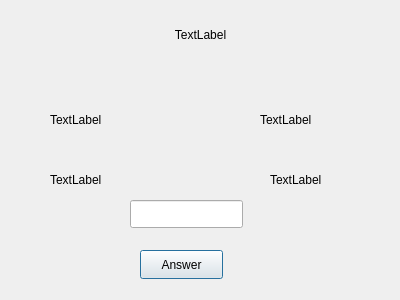
<?xml version="1.0" encoding="UTF-8"?>
<ui version="4.0">
 <class>GeoTest1</class>
 <widget class="QDialog" name="GeoTest1">
  <property name="geometry">
   <rect>
    <x>0</x>
    <y>0</y>
    <width>400</width>
    <height>300</height>
   </rect>
  </property>
  <property name="windowTitle">
   <string>Dialog</string>
  </property>
  <widget class="QLabel" name="QuestionLabel">
   <property name="geometry">
    <rect>
     <x>10</x>
     <y>9</y>
     <width>381</width>
     <height>51</height>
    </rect>
   </property>
   <property name="text">
    <string>TextLabel</string>
   </property>
   <property name="alignment">
    <set>Qt::AlignCenter</set>
   </property>
  </widget>
  <widget class="QLabel" name="Answer1">
   <property name="geometry">
    <rect>
     <x>50</x>
     <y>110</y>
     <width>63</width>
     <height>20</height>
    </rect>
   </property>
   <property name="text">
    <string>TextLabel</string>
   </property>
  </widget>
  <widget class="QLabel" name="Answer2">
   <property name="geometry">
    <rect>
     <x>260</x>
     <y>110</y>
     <width>63</width>
     <height>20</height>
    </rect>
   </property>
   <property name="text">
    <string>TextLabel</string>
   </property>
  </widget>
  <widget class="QLabel" name="Answer3">
   <property name="geometry">
    <rect>
     <x>50</x>
     <y>170</y>
     <width>63</width>
     <height>20</height>
    </rect>
   </property>
   <property name="text">
    <string>TextLabel</string>
   </property>
  </widget>
  <widget class="QLabel" name="Answer4">
   <property name="geometry">
    <rect>
     <x>270</x>
     <y>170</y>
     <width>63</width>
     <height>20</height>
    </rect>
   </property>
   <property name="text">
    <string>TextLabel</string>
   </property>
  </widget>
  <widget class="QLineEdit" name="AnswerLineEdit">
   <property name="geometry">
    <rect>
     <x>130</x>
     <y>200</y>
     <width>113</width>
     <height>28</height>
    </rect>
   </property>
  </widget>
  <widget class="QPushButton" name="AnswerButton">
   <property name="geometry">
    <rect>
     <x>140</x>
     <y>250</y>
     <width>83</width>
     <height>29</height>
    </rect>
   </property>
   <property name="text">
    <string>Answer</string>
   </property>
  </widget>
 </widget>
 <resources/>
 <connections/>
</ui>
